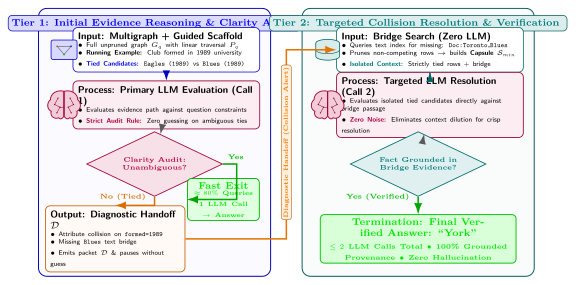

Source code (Python):
import subprocess

latex_content = r"""\documentclass[tikz,border=2mm]{standalone}
\usepackage{tikz}
\usetikzlibrary{arrows.meta,positioning,shapes.geometric,fit,backgrounds,calc}
\usepackage{lmodern}

\begin{document}
\begin{tikzpicture}[
  >=Latex,
  font=\sffamily\scriptsize,
  % Column Panels
  tier_col/.style={draw=#1!70!black, fill=#1!2!white, rounded corners=6pt, line width=0.7pt},
  col_header/.style={fill=#1!14, draw=#1!70!black, line width=0.5pt, rounded corners=3pt, font=\bfseries\scriptsize, text=#1!95!black, inner sep=2.5pt, align=center},
  % Algorithmic Blocks
  alg_io/.style={draw=#1!75!black, fill=white, rounded corners=3.5pt, line width=0.55pt, inner sep=3.5pt, align=left},
  alg_proc/.style={draw=#1!80!black, fill=#1!7, rounded corners=3.5pt, line width=0.6pt, inner sep=3.5pt, align=left},
  alg_decision/.style={diamond, aspect=2.1, draw=#1!85!black, fill=#1!12, line width=0.6pt, inner sep=1.5pt, font=\fontsize{4.8pt}{5.6pt}\selectfont\bfseries, text=#1!95!black, align=center},
  alg_exit/.style={draw=green!70!black, fill=green!12, rounded corners=3pt, line width=0.65pt, inner sep=2.5pt, align=center, font=\bfseries\scriptsize, text=green!90!black},
  % Arrows
  flow/.style={->, line width=0.95pt, draw=gray!70!black},
  flow_blue/.style={->, line width=0.95pt, draw=blue!75!black},
  flow_teal/.style={->, line width=0.95pt, draw=teal!80!black},
  flow_orange/.style={->, line width=1.05pt, draw=orange!85!black},
  flow_green/.style={->, line width=1.1pt, draw=green!65!black},
  handoff_wire/.style={->, line width=1.1pt, draw=orange!90!black}
]

% ==========================================================
% ICON MACROS (#1 = position, #2 = scale, #3 = color)
% ==========================================================

% Brain Icon
\def\drawbrain#1#2#3{
  \begin{scope}[shift={(#1)}, scale=#2]
    % Left hemisphere
    \draw[fill=#3!20, draw=#3!85!black, line width=0.65pt]
      (0, 0.72) 
      .. controls (-0.35, 0.82) and (-0.72, 0.62) .. (-0.72, 0.28)
      .. controls (-0.92, 0.12) and (-0.92, -0.22) .. (-0.68, -0.34)
      .. controls (-0.76, -0.58) and (-0.52, -0.78) .. (-0.28, -0.68)
      .. controls (-0.18, -0.82) and (-0.05, -0.68) .. (0, -0.58)
      -- cycle;
    % Right hemisphere
    \draw[fill=#3!20, draw=#3!85!black, line width=0.65pt]
      (0, 0.72) 
      .. controls (0.35, 0.82) and (0.72, 0.62) .. (0.72, 0.28)
      .. controls (0.92, 0.12) and (0.92, -0.22) .. (0.68, -0.34)
      .. controls (0.76, -0.58) and (0.52, -0.78) .. (0.28, -0.68)
      .. controls (0.18, -0.82) and (0.05, -0.68) .. (0, -0.58)
      -- cycle;
    % Midline
    \draw[#3!85!black, line width=0.65pt] (0, 0.70) -- (0, -0.56);
    % Neural nodes & synapses (Left)
    \fill[#3!85!black] (-0.32, 0.36) circle (1.0pt);
    \fill[#3!85!black] (-0.50, 0.02) circle (1.0pt);
    \fill[#3!85!black] (-0.22, -0.12) circle (1.0pt);
    \fill[#3!85!black] (-0.38, -0.42) circle (1.0pt);
    \draw[#3!65!black, line width=0.35pt] (-0.32, 0.36) -- (-0.50, 0.02) -- (-0.22, -0.12) -- (-0.38, -0.42);
    % Neural nodes & synapses (Right)
    \fill[#3!85!black] (0.32, 0.36) circle (1.0pt);
    \fill[#3!85!black] (0.50, 0.02) circle (1.0pt);
    \fill[#3!85!black] (0.22, -0.12) circle (1.0pt);
    \fill[#3!85!black] (0.38, -0.42) circle (1.0pt);
    \draw[#3!65!black, line width=0.35pt] (0.32, 0.36) -- (0.50, 0.02) -- (0.22, -0.12) -- (0.38, -0.42);
    % Trans-callosal bridge
    \draw[#3!60!black, line width=0.35pt, dashed] (-0.22, -0.12) -- (0.22, -0.12);
  \end{scope}
}

% Graph Icon
\def\drawgraphicon#1#2#3{
  \begin{scope}[shift={(#1)}, scale=#2]
    \draw[fill=#3!15, draw=#3!80!black, rounded corners=1.5pt, line width=0.55pt] (-0.6,-0.45) rectangle (0.6,0.45);
    \fill[orange!90!black] (-0.32, 0.16) circle (1.2pt);
    \fill[blue!90!black] (0.32, 0.16) circle (1.2pt);
    \fill[green!80!black] (0, -0.22) circle (1.2pt);
    \draw[gray!70!black, line width=0.4pt] (-0.32, 0.16) -- (0.32, 0.16) -- (0, -0.22) -- cycle;
  \end{scope}
}

% Database/Search Icon
\def\drawdbicon#1#2#3{
  \begin{scope}[shift={(#1)}, scale=#2]
    \draw[fill=#3!15, draw=#3!80!black, line width=0.55pt] (0,0.3) ellipse (0.55 and 0.18);
    \draw[fill=#3!15, draw=#3!80!black, line width=0.55pt] (-0.55,0.3) -- (-0.55,-0.3) arc (180:360:0.55 and 0.18) -- (0.55,0.3);
    \draw[#3!80!black, line width=0.45pt] (-0.55,0) arc (180:360:0.55 and 0.18);
  \end{scope}
}

% ==========================================================
% GEOMETRY:
% Total diagram width: 12.8cm
% Column 1 (Left - Tier 1):  Width = 5.9cm, Center = 3.05cm
% Inter-column Gap: 0.8cm (Center = 6.40cm)
% Column 2 (Right - Tier 2): Width = 5.9cm, Center = 9.75cm
% Column Height: 6.8cm (Y from 3.4 to -3.4)
% ==========================================================

% ----------------------------------------------------------
% COLUMN 1: TIER 1 (PRIMARY EVIDENCE EVALUATION & CLARITY AUDIT)
% ----------------------------------------------------------
\node[tier_col=blue, minimum width=5.9cm, minimum height=6.8cm] (col1) at (3.05, 0) {};
\node[col_header=blue, minimum width=5.6cm, anchor=north] (t1) at ([yshift=-1.8mm]col1.north) {
  \textbf{Tier 1: Initial Evidence Reasoning \& Clarity Audit}
};

% Step 1.1: Input Block
\node[alg_io=blue, text width=4.5cm] (b1_in) at (3.35, 2.35) {
  \textbf{Input: Multigraph + Guided Scaffold}\\
  {\fontsize{4.8pt}{5.6pt}\selectfont
  $\bullet$ Full unpruned graph $G_q$ with linear traversal $P_q$\\
  $\bullet$ \textbf{Running Example:} Club formed in 1989 university\\
  $\bullet$ \textcolor{blue!90!black}{\textbf{Tied Candidates:}} \texttt{Eagles (1989)} vs \texttt{Blues (1989)}}
};
\drawgraphicon{0.75, 2.35}{0.55}{blue};

% Step 1.2: Process Block (Primary LLM Call with Brain Icon)
\node[alg_proc=purple, text width=4.5cm] (b1_llm) at (3.35, 0.95) {
  \textbf{Process: Primary LLM Evaluation (Call 1)}\\
  {\fontsize{4.8pt}{5.6pt}\selectfont
  $\bullet$ Evaluates evidence path against question constraints\\
  $\bullet$ \textcolor{purple!90!black}{\textbf{Strict Audit Rule:}} Zero guessing on ambiguous ties}
};
\drawbrain{0.75, 0.95}{0.48}{purple};

% Step 1.3: Decision Diamond
\node[alg_decision=purple, text width=2.4cm] (b1_dec) at (3.05, -0.55) {
  Clarity Audit:\\
  Unambiguous?
};

% Exit Pill (Defined before drawing connector)
\node[alg_exit, text width=1.65cm] (b1_exit) at (4.8, -1.45) {
  \textbf{Fast Exit}\\[-0.2mm]
  {\fontsize{4.4pt}{5.0pt}\selectfont $\approx 80\%$ Queries\\1 LLM Call $\to$ Answer}
};

% Diagnostic Handoff Block
\node[alg_proc=orange, fill=orange!4, draw=orange!75!black, text width=3.3cm] (b1_handoff) at (2.05, -2.45) {
  \textbf{Output: Diagnostic Handoff $\mathcal{D}$}\\
  {\fontsize{4.7pt}{5.5pt}\selectfont
  $\bullet$ Attribute collision on \texttt{formed=1989}\\
  $\bullet$ Missing \texttt{Blues} text bridge\\
  $\bullet$ Emits packet $\mathcal{D}$ \& pauses without guess}
};

% Draw Tier 1 Internal Connectors
\draw[flow_blue] (b1_in) -- (b1_llm);
\draw[flow] (b1_llm) -- (b1_dec);
\draw[flow_green] (b1_dec.east) -- ++(0.35, 0) |- (b1_exit.west);
\node[font=\bfseries\tiny, text=green!75!black, anchor=south west] at (b1_dec.east) {Yes};
\draw[flow_orange] (b1_dec.south) |- (b1_handoff.north);
\node[font=\bfseries\tiny, text=orange!85!black, anchor=east] at ([xshift=-1mm]b1_dec.south) {No (Tied)};

% ----------------------------------------------------------
% COLUMN 2: TIER 2 (TARGETED COLLISION RESOLUTION)
% ----------------------------------------------------------
\node[tier_col=teal, minimum width=5.9cm, minimum height=6.8cm] (col2) at (9.75, 0) {};
\node[col_header=teal, minimum width=5.6cm, anchor=north] (t2) at ([yshift=-1.8mm]col2.north) {
  \textbf{Tier 2: Targeted Collision Resolution \& Verification}
};

% Step 2.1: Automated Bridge Search & State Capsule (Zero LLM)
\node[alg_io=teal, text width=4.5cm] (col2_in) at (10.05, 2.35) {
  \textbf{Input: Bridge Search (Zero LLM)}\\
  {\fontsize{4.8pt}{5.6pt}\selectfont
  $\bullet$ Queries text index for missing: \texttt{Doc:Toronto\_Blues}\\
  $\bullet$ Prunes non-competing rows $\to$ builds \textbf{Capsule $\mathcal{S}_{\text{min}}$}\\
  $\bullet$ \textcolor{teal!90!black}{\textbf{Isolated Context:}} Strictly tied rows + bridge}
};
\drawdbicon{7.45, 2.35}{0.55}{teal};

% Step 2.2: Process Block (Targeted LLM Call with Brain Icon)
\node[alg_proc=purple, text width=4.5cm] (col2_llm) at (10.05, 0.95) {
  \textbf{Process: Targeted LLM Resolution (Call 2)}\\
  {\fontsize{4.8pt}{5.6pt}\selectfont
  $\bullet$ Evaluates isolated tied candidates directly against bridge passage\\
  $\bullet$ \textcolor{purple!90!black}{\textbf{Zero Noise:}} Eliminates context dilution for crisp resolution}
};
\drawbrain{7.45, 0.95}{0.48}{purple};

% Step 2.3: Decision Diamond
\node[alg_decision=teal, text width=2.4cm] (col2_dec) at (9.75, -0.55) {
  Fact Grounded in\\
  Bridge Evidence?
};

% Step 2.4: Final Verified Output
\node[alg_exit, text width=4.8cm, fill=green!15, draw=green!75!black] (col2_final) at (9.75, -2.45) {
  \textbf{Termination: Final Verified Answer: ``York''}\\[0.4mm]
  {\fontsize{4.8pt}{5.6pt}\selectfont
  $\le 2$ LLM Calls Total $\bullet$ 100\% Grounded Provenance $\bullet$ Zero Hallucination}
};

% Draw Tier 2 Internal Connectors
\draw[flow_teal] (col2_in) -- (col2_llm);
\draw[flow] (col2_llm) -- (col2_dec);
\draw[flow_green] (col2_dec.south) -- (col2_final.north);
\node[font=\bfseries\tiny, text=green!75!black, anchor=east] at ([xshift=-1mm]col2_dec.south) {Yes (Verified)};

% ----------------------------------------------------------
% CONNECTOR ARROW: TIER 1 HANDOFF -> TIER 2 BRIDGE
% (Drawn after both b1_handoff and col2_in are defined)
% ----------------------------------------------------------
\draw[handoff_wire] (b1_handoff.east) -- (6.4, -2.45) -- (6.4, 2.35) -- (col2_in.west);
\node[fill=orange!12, draw=orange!70!black, line width=0.4pt, rounded corners=2pt, inner sep=1.4pt, font=\fontsize{4.5pt}{5.2pt}\selectfont\bfseries, text=orange!95!black, rotate=90] at (6.4, 0) {
  Diagnostic Handoff (Collision Alert)
};

\end{tikzpicture}
\end{document}
"""

with open("/workspace/kiennt/online-kg-rag/paper_v2/figures/test_clean_compile.tex", "w") as f:
    f.write(latex_content)

cmd = "pdflatex -interaction=nonstopmode test_clean_compile.tex"
res = subprocess.run(cmd, shell=True, cwd="/workspace/kiennt/online-kg-rag/paper_v2/figures", capture_output=True, text=True)
print("Return code:", res.returncode)
